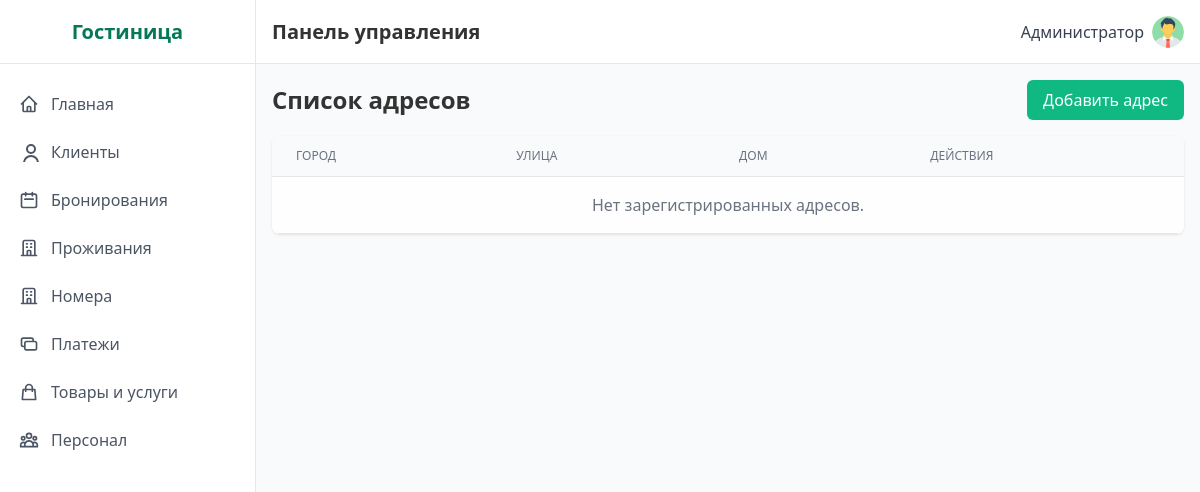
/addresses/ (signed in), run on an earlier commit of the app's database.
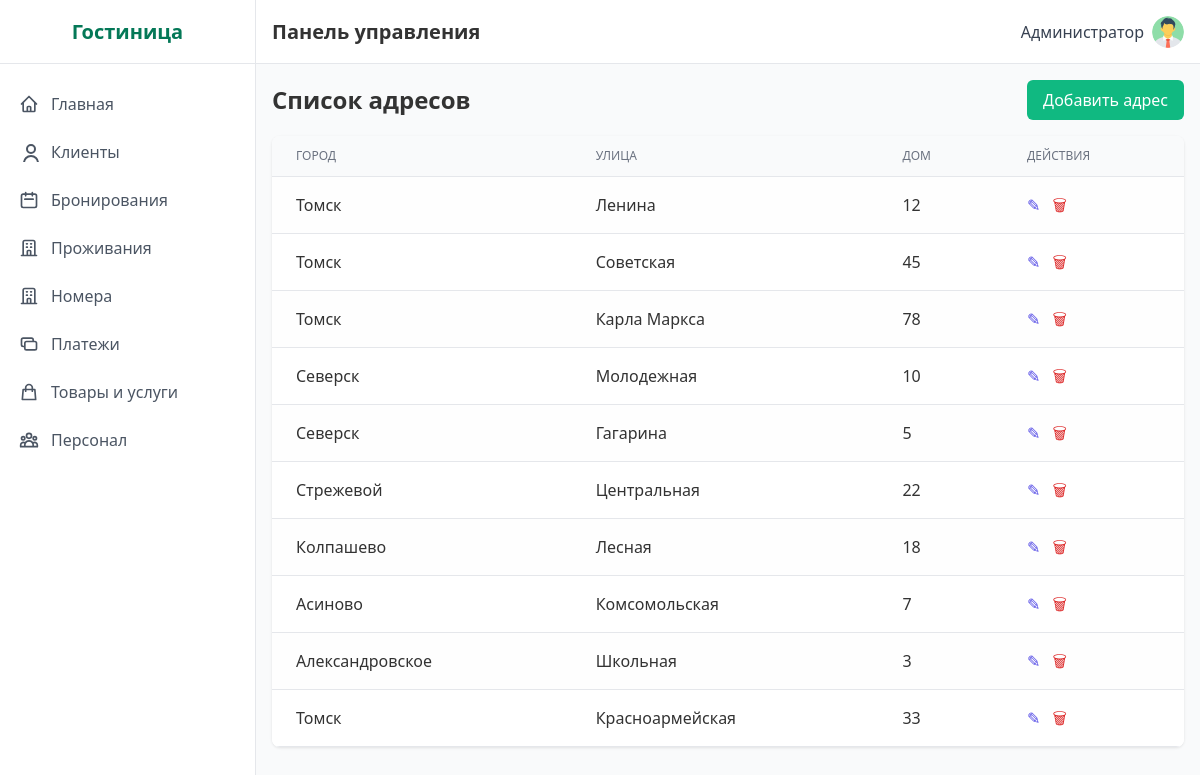
And on a later commit of the database.
### hotel/models.py (models this page shows, shortened)
class Address(models.Model):
    city = models.CharField('Город', max_length=100)
    street = models.CharField('Улица', max_length=100)
    house = models.CharField('Номер дома', max_length=20)
    class Meta:
        verbose_name = 'Адрес'
        verbose_name_plural = 'Адреса'

### hotel/views.py (the view)
# urls.py: path('addresses/', views.AddressListView.as_view(), name='address_list'),
class AddressListView(ProtectedView, ListView):
    model = Address
    template_name = 'hotel/address_list.html'
    context_object_name = 'addresses'

### templates/hotel/address_list.html (shortened to what this page needs)
{% extends 'base.html' %}
{% block content %}
<div class="mb-8">
    <div class="flex justify-between items-center mb-4">
        <h2 class="text-2xl font-semibold">Список адресов</h2>
        <a href="{% url 'address_add' %}" class="btn-primary">Добавить адрес</a>
    </div>
    <div class="bg-white rounded-lg shadow overflow-hidden">
        <table class="min-w-full divide-y divide-gray-200">
            <thead class="bg-gray-50">
                <tr>
                    <th class="px-6 py-3 text-left text-xs font-medium text-gray-500 uppercase">Город</th>
                    <th class="px-6 py-3 text-left text-xs font-medium text-gray-500 uppercase">Улица</th>
                    <th class="px-6 py-3 text-left text-xs font-medium text-gray-500 uppercase">Дом</th>
                    <th class="px-6 py-3 text-left text-xs font-medium text-gray-500 uppercase">Действия</th>
                </tr>
            </thead>
            <tbody class="bg-white divide-y divide-gray-200">
                {% for addr in addresses %}
                <tr>
                    <td class="px-6 py-4">{{ addr.city }}</td>
                    <td class="px-6 py-4">{{ addr.street }}</td>
                    <td class="px-6 py-4">{{ addr.house }}</td>
                    <td class="px-6 py-4 space-x-2">
                        <a href="{% url 'address_edit' addr.pk %}" class="text-indigo-600 hover:underline">✎</a>
                        <a href="{% url 'address_delete' addr.pk %}" class="text-red-600 hover:underline">🗑</a>
                    </td>
                </tr>
                {% empty %}
                <tr>
                    <td colspan="4" class="px-6 py-4 text-center text-gray-500">Нет зарегистрированных адресов.</td>
                </tr>
                {% endfor %}
            </tbody>
        </table>
    </div>
</div>
{% endblock %}

What changed in the data, as far as the page shows it:
added Address: city "Томск", street "Ленина", house "12"
added Address: city "Томск", street "Советская", house "45"
added Address: city "Томск", street "Карла Маркса", house "78"
added Address: city "Северск", street "Молодежная", house "10"
added Address: city "Северск", street "Гагарина", house "5"
added Address: city "Стрежевой", street "Центральная", house "22"
added Address: city "Колпашево", street "Лесная", house "18"
added Address: city "Асиново", street "Комсомольская", house "7"
added Address: city "Александровское", street "Школьная", house "3"
added Address: city "Томск", street "Красноармейская", house "33"
Also different on the page:
text no longer shown: "Нет зарегистрированных адресов."
